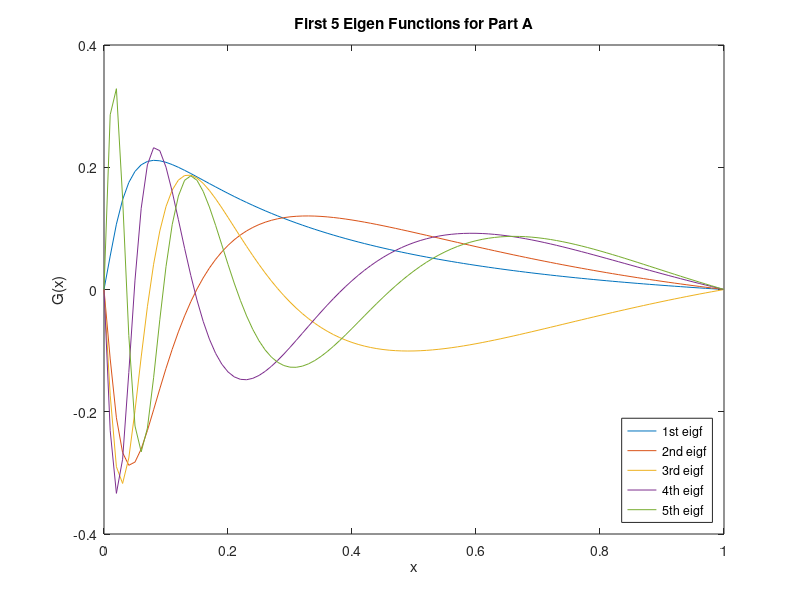
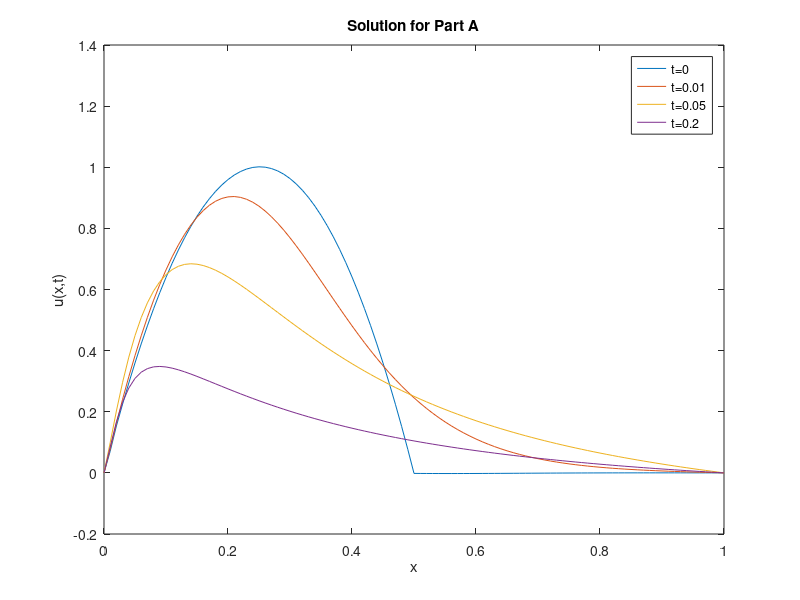
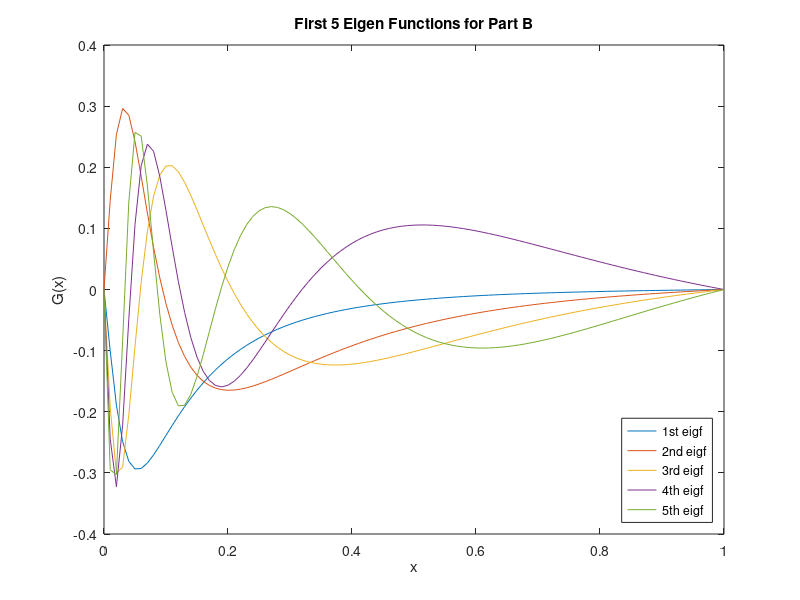
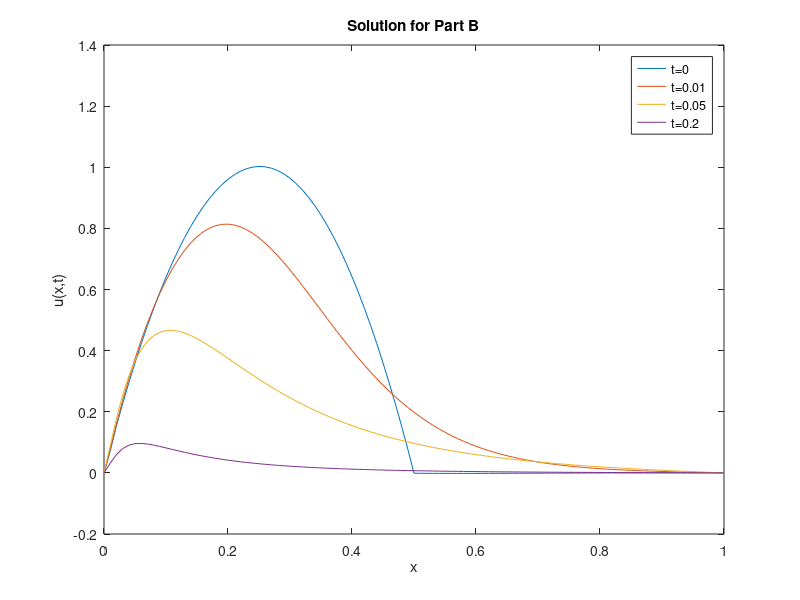

Write the MATLAB code that produced these figures, in order.
%% Homework 4B Code and Results
clear all; close all; clc
%% Part A
dx = 0.01; 
x = 0:dx:1; 
N = length(x); 
v = zeros(N,N-2);
c = zeros(N-2); 
V = zeros(N-2,N-2); 
D = zeros(N-2,N-2); 
S = zeros(N-2,N-2);
cs = zeros(N-2); 
vs = zeros(N,N-2);
% -- costruct K & dK/dx
K = 5*(x.^2)+0.01;
dK = 10.*x;
% -- construct the main matrix for the eigenvalue problem 
S(1,1) = (-2*K(1))/(dx^2); 
S(1,2) = (-dK(1)/(2*dx))+(K(1)/(dx^2));
S(N-2,N-2) = (-2*K(N-1))/(dx^2); 
S(N-2,N-3) = (dK(N-1)/(2*dx))+(K(N-1)/(dx^2));
for i = 2:N-3 
 S(i,i) = (-2*K(i+1))/(dx^2); 
 S(i,i-1) = (-dK(i+1)/(2*dx))+(K(i+1)/(dx^2)); 
 S(i,i+1) = (dK(i+1)/(2*dx))+(K(i+1)/(dx^2));
end
% -- solve the eigenvalue problem 
[V D] = eig(S);
for i = 1:N-2
 c(i) = D(i,i);
 v(:,i) = [0 V(:,i)' 0];
end
% -- the following section is for sorting the eigenvectors in descending
% order of the absolute value of their corresponding eigenvalues 
for i = 1:N-2
 crank(i) = 1;
 for j = 1:N-2
 if abs(c(i)) > abs(c(j))
 crank(i) = crank(i)+1;
 end
 end
end
for i = 1:N-2
 cs(crank(i)) = c(i);
 vs(:,crank(i)) = v(:,i);
end
% -- output the values of the first 3 eigenvalues and plot the
% corresponding eigenfunctions
eigen_values = cs(1:5)
plot(x,vs(:,1),x,vs(:,2),x,vs(:,3),x,vs(:,4),x,vs(:,5))
xlabel('x'),ylabel('G(x)'),title('First 5 Eigen Functions for Part A')
legend('1st eigf','2nd eigf','3rd eigf','4th eigf','5th eigf','Location','SouthEast')
% -- construct P(x) and determine an and u(x,t)
t = [0 0.01 0.05 0.2];
for i = 1:length(x)
    if x(i) <= 0.5
        Px(i) = 8*x(i)-16*(x(i)^2);
    else
        Px(i) = 0;
    end
end
for j = 1:length(t)
for i = 1:length(x)
for n = 1:99
    a(n) = trapz(x,(Px'.*vs(:,n)))/trapz(x,(vs(:,n).^2));
    y(i,n) = a(n)*vs(i,n)*exp(cs(n)*t(j));
end
u(j,i) = sum(y(i,:));
end
end
figure(2)
plot(x,u)
xlabel('x'),ylabel('u(x,t)'),title('Solution for Part A')
legend('t=0','t=0.01','t=0.05','t=0.2')
%% Part B
% -- costruct D
D = 50.*x;
% -- construct the main matrix for the eigenvalue problem 
S(1,1) = ((-2*K(1))/(dx^2))-D(1); 
S(1,2) = (-dK(1)/(2*dx))+(K(1)/(dx^2));
S(N-2,N-2) = ((-2*K(N-1))/(dx^2))-D(N-1); 
S(N-2,N-3) = (-dK(N-1)/(2*dx))+(K(N-1)/(dx^2));
for i = 2:N-3 
 S(i,i) = ((-2*K(i+1))/(dx^2))-D(i+1); 
 S(i,i-1) = (-dK(i+1)/(2*dx))+(K(i+1)/(dx^2)); 
 S(i,i+1) = (dK(i+1)/(2*dx))+(K(i+1)/(dx^2));
end
% -- solve the eigenvalue problem 
[V D] = eig(S);
for i = 1:N-2
 c(i) = D(i,i);
 v(:,i) = [0 V(:,i)' 0];
end
% -- the following section is for sorting the eigenvectors in descending
% order of the absolute value of their corresponding eigenvalues 
for i = 1:N-2
 crank(i) = 1;
 for j = 1:N-2
 if abs(c(i)) > abs(c(j))
 crank(i) = crank(i)+1;
 end
 end
end
for i = 1:N-2
 cs(crank(i)) = c(i);
 vs(:,crank(i)) = v(:,i);
end
% -- output the values of the first 3 eigenvalues and plot the
% corresponding eigenfunctions
eigen_values = cs(1:5)
figure(3)
plot(x,vs(:,1),x,vs(:,2),x,vs(:,3),x,vs(:,4),x,vs(:,5))
xlabel('x'),ylabel('G(x)'),title('First 5 Eigen Functions for Part B')
legend('1st eigf','2nd eigf','3rd eigf','4th eigf','5th eigf','Location','SouthEast')
% -- construct P(x) and determine an and u(x,t)
t = [0 0.01 0.05 0.2];
for i = 1:length(x)
    if x(i) <= 0.5
        Px(i) = 8*x(i)-16*(x(i)^2);
    else
        Px(i) = 0;
    end
end
for j = 1:length(t)
for i = 1:length(x)
for n = 1:99
    a(n) = trapz(x,(Px'.*vs(:,n)))/trapz(x,(vs(:,n).^2));
    y(i,n) = a(n)*vs(i,n)*exp(cs(n)*t(j));
end
u(j,i) = sum(y(i,:));
end
end
figure(4)
plot(x,u)
xlabel('x'),ylabel('u(x,t)'),title('Solution for Part B')
legend('t=0','t=0.01','t=0.05','t=0.2')


















